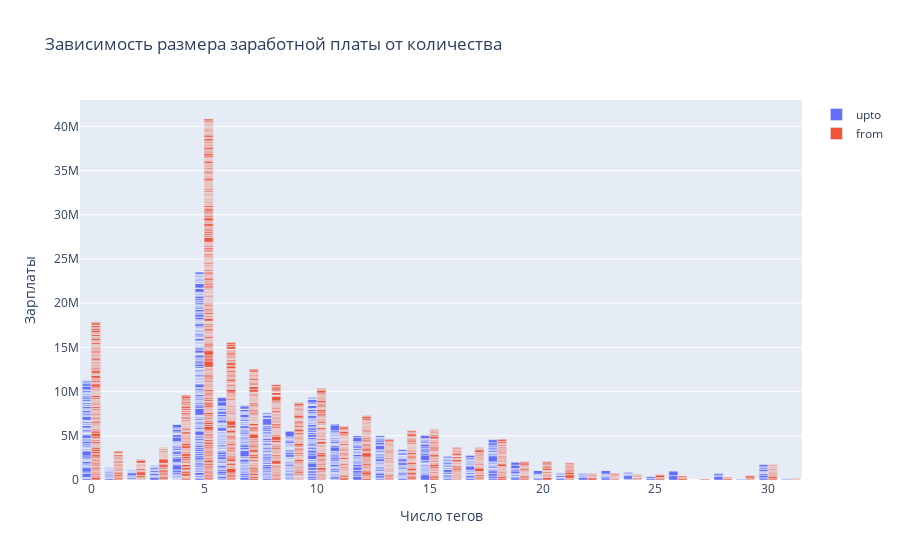

The notebook cell this image was saved under:
### Code cell
df = data[data["from"]<1_000_000]

fig = go.Figure()
fig.add_trace(go.Bar(x=df["tags_list_len"], y=df["upto"], name="upto"))
fig.add_trace(go.Bar(x=df["tags_list_len"], y=df["from"], name="from"))
fig.update_layout(
    title_text="Зависимость размера заработной платы от количества тегов",
    xaxis_title="Число тегов",
    yaxis_title="Зарплаты")
fig.show()

### Figure 1 — Plotly figure (JSON) as saved in the notebook; plotly's stock layout.template omitted (floating-point values rounded to 4 significant figures; data arrays with more than 128 entries replaced by an {"elided": "..."} marker saying what was removed)
{"data": [{"name": "upto", "type": "bar", "x": {"elided": "1709 int values"}, "y": {"elided": "1709 int values"}}, {"name": "from", "type": "bar", "x": {"elided": "1709 int values"}, "y": {"elided": "1709 int values"}}], "layout": {"title": {"text": "Зависимость размера заработной платы от количества"}, "xaxis": {"title": {"text": "Число тегов"}}, "yaxis": {"title": {"text": "Зарплаты"}}}}
